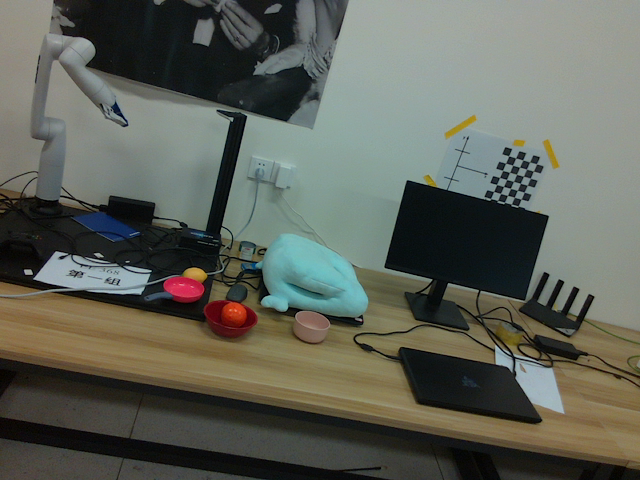
%> input picture visual_servoing/image_process/resource/image_rgb_desired_3D_Complex.png, 640 x 480 px
$ octave Figure_experience_3D_Complex.m   (GNU Octave 9; MATLAB toolbox functions it lacks are replaced by stand-ins)
%> lines starting %> are read from the running program, lines starting %| are printed output that depends on the picture
### visual_servoing/image_process/resource/get_pose_error_T.m
%% 输入位姿 , 期望位姿-> 位姿旋量误差，位姿矩阵
function [error_pose, T_lise] = get_pose_error_T(camera_pose, pose_desrired)

    num = size(camera_pose, 1) / 4;
    T_lise = zeros(4, 4, num);
    error_pose = zeros(num, 6);

    for i = 1 : num
        T_lise(:, :, i) = camera_pose(4*i-3 : 4*i, :);
    end

    for i = 1 : num
        T = TransInv(pose_desrired) * T_lise(:, :, i);
        temp = se3ToVec(MatrixLog6(T));
        error_pose(i, :) = [temp(4:6)', temp(1:3)'];
    end

end

### visual_servoing/image_process/resource/MatrixLog6.m
%*** CHAPTER 3: RIGID-BODY MOTIONS ***

function expmat = MatrixLog6(T)
% Takes a transformation matrix T in SE(3).
% Returns the corresponding se(3) representation of exponential
% coordinates.
% Example Input:
%{
  clear;clc;
  T = [[1, 0, 0, 0]; [0, 0, -1, 0]; [0, 1, 0, 3]; [0, 0, 0, 1]];
  expmat = MatrixLog6(T)
%}
% Output:
% expc6 =
%         0         0         0         0
%         0         0   -1.5708    2.3562
%         0    1.5708         0    2.3562
%         0         0         0         0

[R, p] = TransToRp(T);
if NearZero(norm(R - eye(3)))
    expmat = [zeros(3), T(1:3,4); 0, 0, 0, 0];
else
    acosinput = (trace(R) - 1) / 2;
    if acosinput > 1
        acosinput = 1;
    elseif acosinput < -1
        acosinput = -1;
    end
    theta = acos(acosinput);
    omgmat = MatrixLog3(R);
    expmat = [ omgmat, (eye(3) - omgmat / 2 ...
                        + (1 / theta - cot(theta / 2) / 2) ...
                          * omgmat * omgmat / theta) * p;
              0, 0, 0, 0];
end
end

### visual_servoing/image_process/resource/TransInv.m
%*** CHAPTER 3: RIGID-BODY MOTIONS ***

function invT = TransInv(T)
% Takes a transformation matrix T.
% Returns its inverse.
% Uses the structure of transformation matrices to avoid taking a matrix
% inverse, for efficiency.
% Example Input:
%{
  clear;clc;
  T = [[1, 0, 0, 0]; [0, 0, -1, 0]; [0, 1, 0, 3]; [0, 0, 0, 1]];
  invT = TransInv(T)
%}
% Ouput:
% invT =
%     1     0     0     0
%     0     0     1    -3
%     0    -1     0     0
%     0     0     0     1

[R, p] = TransToRp(T);
invT = [R', -R' * p; 0, 0, 0, 1];
end

### visual_servoing/image_process/resource/se3ToVec.m
%*** CHAPTER 3: RIGID-BODY MOTIONS ***

function V = se3ToVec(se3mat)
% Takes se3mat a 4x4 se(3) matrix
% Returns the corresponding 6-vector (representing spatial velocity).
% Example Input:
%{
  clear;clc;
  se3mat = [[0, -3, 2, 4]; [3, 0, -1, 5]; [-2, 1, 0, 6]; [0, 0, 0, 0]];
  V = se3ToVec(se3mat)
%}
% Output:
% V =
%     1
%     2
%     3
%     4
%     5
%     6

V = [se3mat(3,2); se3mat(1,3); se3mat(2,1); se3mat(1:3,4)];
end

### visual_servoing/image_process/resource/MatrixLog3.m
%*** CHAPTER 3: RIGID-BODY MOTIONS ***

function so3mat = MatrixLog3(R)
% Takes R (rotation matrix).
% Returns the corresponding so(3) representation of exponential
% coordinates.
% Example Input:
%{
  clear;clc;
  R = [[0, 0, 1]; [1, 0, 0]; [0, 1, 0]];
  so3mat = MatrixLog3(R)
%}
% Output:
% angvmat =
%         0   -1.2092    1.2092
%    1.2092         0   -1.2092
%   -1.2092    1.2092         0

if NearZero(norm(R - eye(3)))
	so3mat = zeros(3);
elseif NearZero(trace(R) + 1)
    if ~NearZero(1 + R(3,3))
        omg = (1 / sqrt(2 * (1 + R(3,3)))) * [R(1,3); R(2,3); 1 + R(3,3)];
    elseif ~NearZero(1 + R(2,2))
        omg = (1 / sqrt(2 * (1 + R(2,2)))) * [R(1,2); 1 + R(2,2); R(3,2)];
    else
        omg = (1 / sqrt(2 * (1 + R(1,1)))) * [1 + R(1,1); R(2,1); R(3,1)];
    end
    so3mat = VecToso3(pi * omg);
else
    acosinput = (trace(R) - 1) / 2;
    if acosinput > 1
        acosinput = 1;
    elseif acosinput < -1
        acosinput = -1;
    end
    theta = acos(acosinput);
    so3mat = theta * (1 / (2 * sin(theta))) * (R - R');
end
end

### visual_servoing/image_process/resource/NearZero.m
%*** BASIC HELPER FUNCTIONS ***

function judge = NearZero(near)
% Takes a scalar.
% Checks if the scalar is small enough to be neglected.
% Example Input:
%{
  clear;clc;
  near = -1e-7;
  judge = NearZero(near)
%}
% Output:
% judge =
%     1

judge = norm(near) < 1e-6;

### visual_servoing/image_process/resource/TransToRp.m
%*** CHAPTER 3: RIGID-BODY MOTIONS ***

function  [R, p] = TransToRp(T)
% Takes the transformation matrix T in SE(3)
% Returns R: the corresponding rotation matrix
%         p: the corresponding position vector .
% Example Input:
%{
  clear;clc;
  T = [[1, 0, 0, 0]; [0, 0, -1, 0]; [0, 1, 0, 3]; [0, 0, 0, 1]];
  [R, p] = TransToRp(T)
%}
% Output:
% R =
%     1     0     0
%     0     0    -1
%     0     1     0
% p =
%     0
%     0
%     3

R = T(1:3,1:3);
p = T(1:3,4);
end

### visual_servoing/image_process/resource/Figure_experience_3D_Complex.m
%% 3D 复杂实验
clc;
close all;
clear;
%%
resolution_x = 640;
resolution_y = 480;
%% 数据加载
load('HM_VS_experience_data_3D_Complex.mat');
error_feature_HM = HM_VS_error_feature;
error_pixel_HM = HM_VS_error_pixel*resolution_x*resolution_y;
[error_pose_HM, T_HM] = get_pose_error_T(HM_VS_camera_pose, HM_VS_camera_desired_pose);
velocity_HM = HM_VS_camera_velocity;
order_list_HM = HM_VS_order;
parameter_ab_xy_HM = HM_VS_abxy;
load('TM_VS_experience_data_3D_Complex.mat');
[error_pose_TM, T_TM] = get_pose_error_T(TM_VS_camera_pose, TM_VS_camera_desired_pose);
error_pixel_TM = TM_VS_error_pixel*resolution_x*resolution_y;
load('KM_VS_experience_data_3D_Complex.mat');
[error_pose_KM, T_KM] = get_pose_error_T(KM_VS_camera_pose, KM_VS_camera_desired_pose);
error_pixel_KM = KM_VS_error_pixel*resolution_x*resolution_y;
%% 读取图像
image_rgb_desired = imread("image_rgb_desired_3D_Complex.png");
%> image_rgb_desired is the input picture: size 480x640x3 uint8; mean R, G, B 94.9, 98.1, 88.8
image_rgb_init = imread("image_rgb_init_3D_Complex.png");
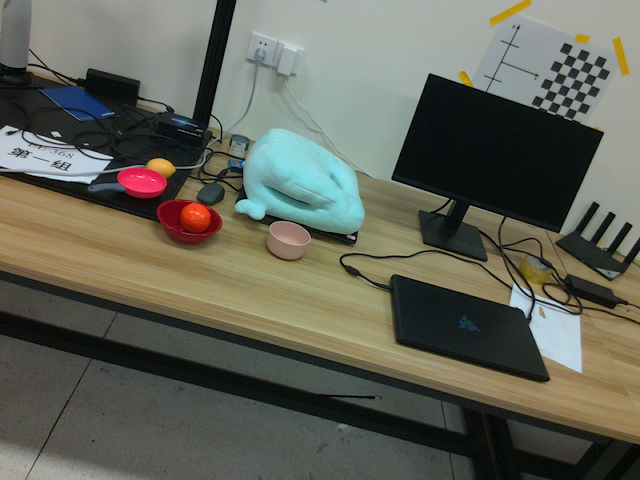
%> input picture visual_servoing/image_process/resource/image_rgb_init_3D_Complex.png, 640 x 480 px
%> image_rgb_init is the input picture: size 480x640x3 uint8; mean R, G, B 98.6, 100.4, 89.3
%% 全局信息
LineWidth = 1.8;
FontSize_1 = 18;
FontSize_2 = 15;
%% 图片显示
figure; imshow(image_rgb_desired);
figure; imshow(image_rgb_init);
%% 像素误差
f_pixel = figure;
hold on; box on; grid on;
plot(0:length(error_pixel_TM)-1, error_pixel_TM, 'b-', 'LineWidth', LineWidth);
plot(0:length(error_pixel_KM)-1, error_pixel_KM, 'g-', 'LineWidth', LineWidth);
plot(0:length(error_pixel_HM)-1, error_pixel_HM, 'r-', 'LineWidth', LineWidth);
ylabel("$||\bf{I} - \bf{I}^*||^2$",'Interpreter','latex','FontSize',FontSize_2,'FontName','Times New Roman');
xlabel('Iterations');
% [4 lines of commented-out code are left out]
legend('TM-VS', 'KM-VS', 'HM-VS','FontName','Times New Roman', ...
    'FontSize',FontSize_2*0.8,'LineWidth', LineWidth,'Location', 'northeast');
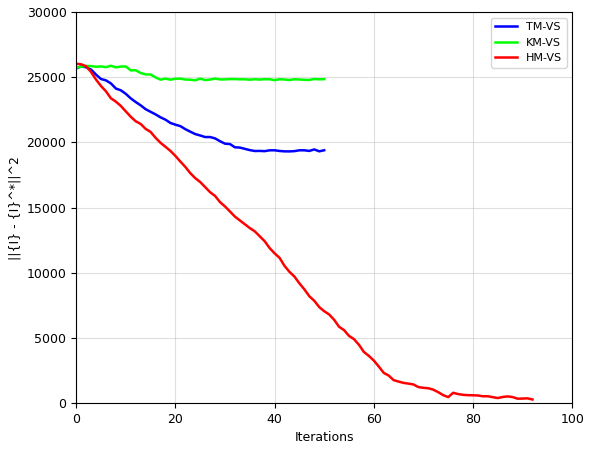
%> figure redrawn from the program's plot data; curve peaks at x = 1, y = 25827.7; curve peaks at x = 7, y = 25876.5; curve peaks at x = 0, y = 26029.4
%% 轨迹
f_trajection = figure;
axis equal; hold on; box on; grid on;
x_HM = T_HM(1,4,:); y_HM = T_HM(2,4,:); z_HM = T_HM(3,4,:);
x_TM = T_TM(1,4,:); y_TM = T_TM(2,4,:); z_TM = T_TM(3,4,:);
x_KM = T_KM(1,4,:); y_KM = T_KM(2,4,:); z_KM = T_KM(3,4,:);
plot3(x_TM(:), y_TM(:), z_TM(:), 'b-', 'LineWidth', LineWidth);
plot3(x_KM(:), y_KM(:), z_KM(:), 'g-', 'LineWidth', LineWidth);
plot3(x_HM(:), y_HM(:), z_HM(:), 'r-', 'LineWidth', LineWidth);
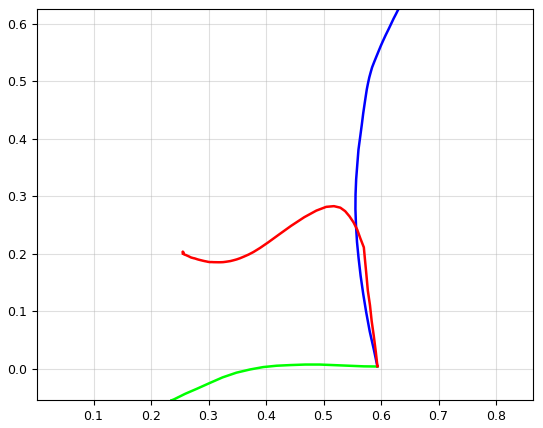
%> figure redrawn from the program's plot data
SL = [0.01;0.02;0.005]*6;
%> (the run ends here)
